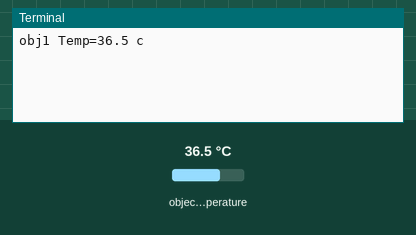
The program below on a simulated Raspberry Pi (BCM pin numbers). Parts: the last lines printed to the terminal. Inputs (shaded band) come from the test bench; at power-on: object temperature 36.5 °C.

Above: at 1.2 s.
1.3 s: object temperature set to 20 °C
At 3.4 s:
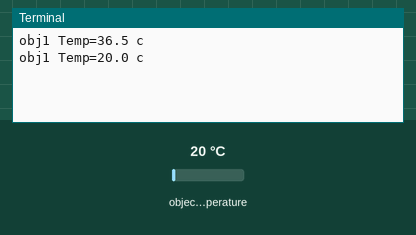
4.1 s: object temperature set to 26 °C
At 6.1 s:
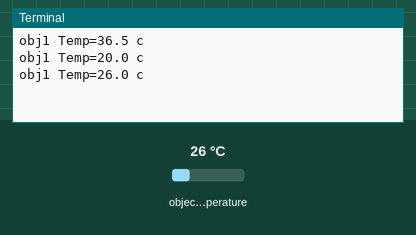
Timing chart, 0 to 7.6 s (numbered marks = the images above; inputs shaded):
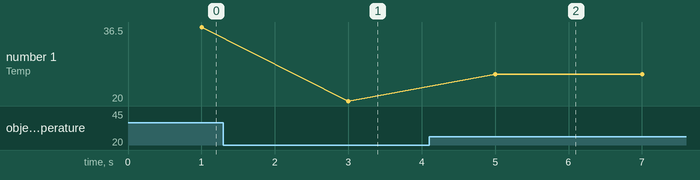

The program:

main.py
```python
#!/usr/local/bin/python3
# -*- coding: utf-8 -*-
import GY906 as GY906
import time

#c = celsius
#f = Fahrenheit
#k = kelvin
units = 'c'

#Bus default = 1
bus = 1
#add another sensor
#bus2 = 3

#address gy906 = 0x5a
address = 0x5a

#GY906
sensor = GY906.GY906(address,bus,units)
#add another sensor
#sensor2 = GY906.GY906(address,bus2,units)

time.sleep(1)
running = True
while(running):
    try:
        #get area temperature
        #temperature = get_amb_temp()
        #get object temperature
        temperature = sensor.get_obj_temp()
        #add another sensor
        #temperature2 = sensor2.get_obj_temp()
        if temperature is not None:
            print ('obj1 Temp={0:0.1f} {1}'.format(temperature,units))

        #add another sensor
        #if temperature2 is not None:
        #    print ('obj2 Temp={0:0.1f} {1}'.format(temperature2,units))

        time.sleep(2)
    except KeyboardInterrupt:
        running = False
```

GY906.py
```python
#!/usr/bin/python
#class for read gy906
import smbus2
class GY906(object):

	MLX90614_RAWIR1=0x04
	MLX90614_RAWIR2=0x05
	MLX90614_TA=0x06
	MLX90614_TOBJ1=0x07
	MLX90614_TOBJ2=0x08
	MLX90614_TOMAX=0x20
	MLX90614_TOMIN=0x21
	MLX90614_PWMCTRL=0x22
	MLX90614_TARANGE=0x23
	MLX90614_EMISS=0x24
	MLX90614_CONFIG=0x25
	MLX90614_ADDR=0x0E
	MLX90614_ID1=0x3C
	MLX90614_ID2=0x3D
	MLX90614_ID3=0x3E
	MLX90614_ID4=0x3F

	def __init__(self, address=0x5a, bus_num=1, units = "c"):
		self.bus_num = bus_num
		self.address = address
		self.bus = smbus2.SMBus(bus=bus_num)
		self.units = units

	def read_reg(self, reg_addr):
		try :
			return self.bus.read_word_data(self.address, reg_addr)
		except:
			return None

	def pass_c(self, celsius):
		return celsius - 273.15

	def pass_k(self, celsius):
		return celsius

	def pass_f(self, celsius):
		return (celsius - 273.15) * 9.0/5.0 + 32

	def data_to_temp(self, data):
		temp = (data*0.02)
		temperature = getattr(self, "pass_" + self.units)(temp)
		return temperature

	def get_amb_temp(self):
		data = self.read_reg(self.MLX90614_TA)
		if data != None:
			return self.data_to_temp(data)
		else:
			return None

	def get_obj_temp(self):
		data = self.read_reg(self.MLX90614_TOBJ1)
		if data != None:
			return self.data_to_temp(data)
		else:
			return None
```

Measured:
- after the input at 1.3 s, the terminal: prints a new line after 1.7 s (image 1)
- after the input at 4.1 s, the terminal: prints a new line after 0.90 s (image 2)
- plotted number 1: 36.5 → 20 after the input at 1.3 s, 20 → 26 after the input at 4.1 s
